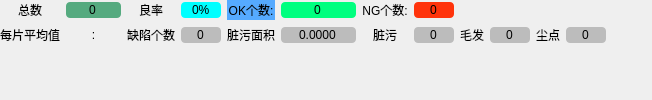
                  <widget class="QWidget" name="page_productInfo">
                   <layout class="QGridLayout" name="gridLayout_21">
                    <property name="leftMargin">
                     <number>0</number>
                    </property>
                    <property name="topMargin">
                     <number>0</number>
                    </property>
                    <property name="rightMargin">
                     <number>0</number>
                    </property>
                    <property name="bottomMargin">
                     <number>0</number>
                    </property>
                    <item row="0" column="0">
                     <layout class="QGridLayout" name="gridLayout_20">
                      <item row="1" column="3">
                       <widget class="QLabel" name="label_3">
                        <property name="styleSheet">
                         <string notr="true"/>
                        </property>
                        <property name="text">
                         <string>缺陷个数</string>
                        </property>
                        <property name="alignment">
                         <set>Qt::AlignCenter</set>
                        </property>
                       </widget>
                      </item>
                      <item row="1" column="6" colspan="2">
                       <widget class="QLabel" name="label_17">
                        <property name="styleSheet">
                         <string notr="true"/>
                        </property>
                        <property name="text">
                         <string>脏污面积</string>
                        </property>
                        <property name="alignment">
                         <set>Qt::AlignCenter</set>
                        </property>
                       </widget>
                      </item>
                      <item row="0" column="1">
                       <widget class="QLabel" name="label">
                        <property name="maximumSize">
                         <size>
                          <width>60</width>
                          <height>20</height>
                         </size>
                        </property>
                        <property name="text">
                         <string>总数</string>
                        </property>
                        <property name="alignment">
                         <set>Qt::AlignCenter</set>
                        </property>
                       </widget>
                      </item>
                      <item row="0" column="2">
                       <widget class="QSpinBox" name="spinBox_total">
                        <property name="sizePolicy">
                         <sizepolicy hsizetype="Preferred" vsizetype="Fixed">
                          <horstretch>0</horstretch>
                          <verstretch>0</verstretch>
                         </sizepolicy>
                        </property>
                        <property name="minimumSize">
                         <size>
                          <width>55</width>
                          <height>0</height>
                         </size>
                        </property>
                        <property name="styleSheet">
                         <string notr="true">border-radius:4px;
background-color: rgb(85, 170, 127);</string>
                        </property>
                        <property name="alignment">
                         <set>Qt::AlignCenter</set>
                        </property>
                        <property name="readOnly">
                         <bool>true</bool>
                        </property>
                        <property name="buttonSymbols">
                         <enum>QAbstractSpinBox::NoButtons</enum>
                        </property>
                        <property name="maximum">
                         <number>9999999</number>
                        </property>
                       </widget>
                      </item>
                      <item row="2" column="1" colspan="18">
                       <widget class="UphBarChartWidget" name="widget_uph" native="true">
                        <property name="layoutDirection">
                         <enum>Qt::LeftToRight</enum>
                        </property>
                        <property name="styleSheet">
                         <string notr="true"/>
                        </property>
                       </widget>
                      </item>
                      <item row="0" column="3">
                       <widget class="QLabel" name="label_16">
                        <property name="text">
                         <string>良率</string>
                        </property>
                        <property name="alignment">
                         <set>Qt::AlignCenter</set>
                        </property>
                       </widget>
                      </item>
                      <item row="0" column="18">
                       <spacer name="horizontalSpacer_29">
                        <property name="orientation">
                         <enum>Qt::Horizontal</enum>
                        </property>
                        <property name="sizeHint" stdset="0">
                         <size>
                          <width>40</width>
                          <height>20</height>
                         </size>
                        </property>
                       </spacer>
                      </item>
                      <item row="1" column="17">
                       <widget class="QSpinBox" name="spinBox_dirtpits">
                        <property name="sizePolicy">
                         <sizepolicy hsizetype="Preferred" vsizetype="Fixed">
                          <horstretch>0</horstretch>
                          <verstretch>0</verstretch>
                         </sizepolicy>
                        </property>
                        <property name="minimumSize">
                         <size>
                          <width>40</width>
                          <height>0</height>
                         </size>
                        </property>
                        <property name="maximumSize">
                         <size>
                          <width>40</width>
                          <height>16777215</height>
                         </size>
                        </property>
                        <property name="styleSheet">
                         <string notr="true">border-radius:4px;
background-color: rgb(188, 188, 188);</string>
                        </property>
                        <property name="alignment">
                         <set>Qt::AlignCenter</set>
                        </property>
                        <property name="readOnly">
                         <bool>true</bool>
                        </property>
                        <property name="buttonSymbols">
                         <enum>QAbstractSpinBox::NoButtons</enum>
                        </property>
                        <property name="maximum">
                         <number>9999999</number>
                        </property>
                       </widget>
                      </item>
                      <item row="1" column="4" colspan="2">
                       <widget class="QSpinBox" name="spinBox_defectnumber">
                        <property name="sizePolicy">
                         <sizepolicy hsizetype="Preferred" vsizetype="Fixed">
                          <horstretch>0</horstretch>
                          <verstretch>0</verstretch>
                         </sizepolicy>
                        </property>
                        <property name="minimumSize">
                         <size>
                          <width>40</width>
                          <height>0</height>
                         </size>
                        </property>
                        <property name="maximumSize">
                         <size>
                          <width>40</width>
                          <height>16777215</height>
                         </size>
                        </property>
                        <property name="styleSheet">
                         <string notr="true">border-radius:4px;
background-color: rgb(188, 188, 188);</string>
                        </property>
                        <property name="alignment">
                         <set>Qt::AlignCenter</set>
                        </property>
                        <property name="readOnly">
                         <bool>true</bool>
                        </property>
                        <property name="buttonSymbols">
                         <enum>QAbstractSpinBox::NoButtons</enum>
                        </property>
                        <property name="maximum">
                         <number>9999999</number>
                        </property>
                       </widget>
                      </item>
                      <item row="1" column="11">
                       <widget class="QSpinBox" name="spinBox_smirch">
                        <property name="sizePolicy">
                         <sizepolicy hsizetype="Preferred" vsizetype="Fixed">
                          <horstretch>0</horstretch>
                          <verstretch>0</verstretch>
                         </sizepolicy>
                        </property>
                        <property name="minimumSize">
                         <size>
                          <width>40</width>
                          <height>0</height>
                         </size>
                        </property>
                        <property name="maximumSize">
                         <size>
                          <width>40</width>
                          <height>16777215</height>
                         </size>
                        </property>
                        <property name="styleSheet">
                         <string notr="true">border-radius:4px;
background-color: rgb(188, 188, 188);</string>
                        </property>
                        <property name="alignment">
                         <set>Qt::AlignCenter</set>
                        </property>
                        <property name="readOnly">
                         <bool>true</bool>
                        </property>
                        <property name="buttonSymbols">
                         <enum>QAbstractSpinBox::NoButtons</enum>
                        </property>
                        <property name="maximum">
                         <number>9999999</number>
                        </property>
                       </widget>
                      </item>
                      <item row="0" column="4" colspan="2">
                       <widget class="QSpinBox" name="spinBox_ok_radio">
                        <property name="sizePolicy">
                         <sizepolicy hsizetype="Preferred" vsizetype="Fixed">
                          <horstretch>0</horstretch>
                          <verstretch>0</verstretch>
                         </sizepolicy>
                        </property>
                        <property name="minimumSize">
                         <size>
                          <width>40</width>
                          <height>0</height>
                         </size>
                        </property>
                        <property name="maximumSize">
                         <size>
                          <width>40</width>
                          <height>16777215</height>
                         </size>
                        </property>
                        <property name="styleSheet">
                         <string notr="true">border-radius:4px;
background-color: rgb(0, 255, 255);</string>
                        </property>
                        <property name="alignment">
                         <set>Qt::AlignCenter</set>
                        </property>
                        <property name="readOnly">
                         <bool>true</bool>
                        </property>
                        <property name="buttonSymbols">
                         <enum>QAbstractSpinBox::NoButtons</enum>
                        </property>
                        <property name="suffix">
                         <string>%</string>
                        </property>
                        <property name="prefix">
                         <string/>
                        </property>
                        <property name="maximum">
                         <number>9999999</number>
                        </property>
                       </widget>
                      </item>
                      <item row="0" column="11">
                       <widget class="QSpinBox" name="spinBox_ng_count">
                        <property name="sizePolicy">
                         <sizepolicy hsizetype="Preferred" vsizetype="Fixed">
                          <horstretch>0</horstretch>
                          <verstretch>0</verstretch>
                         </sizepolicy>
                        </property>
                        <property name="minimumSize">
                         <size>
                          <width>40</width>
                          <height>0</height>
                         </size>
                        </property>
                        <property name="maximumSize">
                         <size>
                          <width>40</width>
                          <height>16777215</height>
                         </size>
                        </property>
                        <property name="styleSheet">
                         <string notr="true">border-radius:4px;
background-color: rgb(255, 51, 11);</string>
                        </property>
                        <property name="alignment">
                         <set>Qt::AlignCenter</set>
                        </property>
                        <property name="readOnly">
                         <bool>true</bool>
                        </property>
                        <property name="buttonSymbols">
                         <enum>QAbstractSpinBox::NoButtons</enum>
                        </property>
                        <property name="maximum">
                         <number>9999999</number>
                        </property>
                       </widget>
                      </item>
                      <item row="0" column="6" colspan="2">
                       <widget class="QLabel" name="label_14">
                        <property name="styleSheet">
                         <string notr="true">background-color: rgb(85, 170, 255);</string>
                        </property>
                        <property name="text">
                         <string>OK个数:</string>
                        </property>
                        <property name="alignment">
                         <set>Qt::AlignCenter</set>
                        </property>
                       </widget>
                      </item>
                      <item row="1" column="14">
                       <widget class="QSpinBox" name="spinBox_hair">
                        <property name="sizePolicy">
                         <sizepolicy hsizetype="Preferred" vsizetype="Fixed">
                          <horstretch>0</horstretch>
                          <verstretch>0</verstretch>
                         </sizepolicy>
                        </property>
                        <property name="minimumSize">
                         <size>
                          <width>40</width>
                          <height>0</height>
                         </size>
                        </property>
                        <property name="maximumSize">
                         <size>
                          <width>40</width>
                          <height>16777215</height>
                         </size>
                        </property>
                        <property name="styleSheet">
                         <string notr="true">border-radius:4px;
background-color: rgb(188, 188, 188);</string>
                        </property>
                        <property name="alignment">
                         <set>Qt::AlignCenter</set>
                        </property>
                        <property name="readOnly">
                         <bool>true</bool>
                        </property>
                        <property name="buttonSymbols">
                         <enum>QAbstractSpinBox::NoButtons</enum>
                        </property>
                        <property name="maximum">
                         <number>999999</number>
                        </property>
                       </widget>
                      </item>
                      <item row="1" column="8">
                       <widget class="QDoubleSpinBox" name="doubleSpinBox_defectAera">
                        <property name="sizePolicy">
                         <sizepolicy hsizetype="Preferred" vsizetype="Fixed">
                          <horstretch>0</horstretch>
                          <verstretch>0</verstretch>
                         </sizepolicy>
                        </property>
                        <property name="styleSheet">
                         <string notr="true">border-radius:4px;
background-color: rgb(188, 188, 188);</string>
                        </property>
                        <property name="alignment">
                         <set>Qt::AlignCenter</set>
                        </property>
                        <property name="readOnly">
                         <bool>true</bool>
                        </property>
                        <property name="buttonSymbols">
                         <enum>QAbstractSpinBox::NoButtons</enum>
                        </property>
                        <property name="decimals">
                         <number>4</number>
                        </property>
                        <property name="maximum">
                         <double>999999.000000000000000</double>
                        </property>
                        <property name="singleStep">
                         <double>0.010000000000000</double>
                        </property>
                       </widget>
                      </item>
                      <item row="0" column="8">
                       <widget class="QSpinBox" name="spinBox_ok_count">
                        <property name="sizePolicy">
                         <sizepolicy hsizetype="Preferred" vsizetype="Fixed">
                          <horstretch>0</horstretch>
                          <verstretch>0</verstretch>
                         </sizepolicy>
                        </property>
                        <property name="styleSheet">
                         <string notr="true">border-radius:4px;
background-color: rgb(0, 255, 127);</string>
                        </property>
                        <property name="alignment">
                         <set>Qt::AlignCenter</set>
                        </property>
                        <property name="readOnly">
                         <bool>true</bool>
                        </property>
                        <property name="buttonSymbols">
                         <enum>QAbstractSpinBox::NoButtons</enum>
                        </property>
                        <property name="maximum">
                         <number>9999999</number>
                        </property>
                       </widget>
                      </item>
                      <item row="0" column="9" colspan="2">
                       <widget class="QLabel" name="label_15">
                        <property name="styleSheet">
                         <string notr="true"/>
                        </property>
                        <property name="text">
                         <string>NG个数:</string>
                        </property>
                        <property name="alignment">
                         <set>Qt::AlignCenter</set>
                        </property>
                       </widget>
                      </item>
                      <item row="1" column="9" colspan="2">
                       <widget class="QLabel" name="label_18">
                        <property name="styleSheet">
                         <string notr="true"/>
                        </property>
                        <property name="text">
                         <string>脏污</string>
                        </property>
                        <property name="alignment">
                         <set>Qt::AlignCenter</set>
                        </property>
                       </widget>
                      </item>
                      <item row="1" column="15" colspan="2">
                       <widget class="QLabel" name="label_35">
                        <property name="styleSheet">
                         <string notr="true"/>
                        </property>
                        <property name="text">
                         <string>尘点</string>
                        </property>
                        <property name="alignment">
                         <set>Qt::AlignCenter</set>
                        </property>
                       </widget>
                      </item>
                      <item row="1" column="12" colspan="2">
                       <widget class="QLabel" name="label_53">
                        <property name="maximumSize">
                         <size>
                          <width>50</width>
                          <height>16777215</height>
                         </size>
                        </property>
                        <property name="styleSheet">
                         <string notr="true"/>
                        </property>
                        <property name="text">
                         <string>毛发</string>
                        </property>
                        <property name="alignment">
                         <set>Qt::AlignCenter</set>
                        </property>
                       </widget>
                      </item>
                      <item row="1" column="1">
                       <widget class="QLabel" name="label_38">
                        <property name="font">
                         <font>
                          <family>微软雅黑</family>
                          <weight>50</weight>
                          <bold>false</bold>
                         </font>
                        </property>
                        <property name="styleSheet">
                         <string notr="true"/>
                        </property>
                        <property name="text">
                         <string>每片平均值</string>
                        </property>
                       </widget>
                      </item>
                      <item row="1" column="2">
                       <widget class="QLabel" name="label_20">
                        <property name="text">
                         <string>:</string>
                        </property>
                        <property name="alignment">
                         <set>Qt::AlignCenter</set>
                        </property>
                       </widget>
                      </item>
                     </layout>
                    </item>
                   </layout>
                  </widget>
